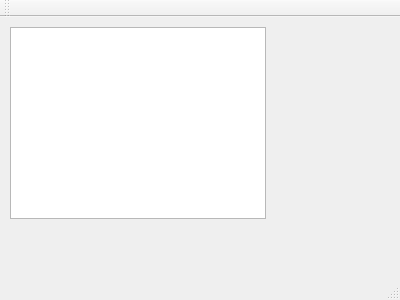
<?xml version="1.0" encoding="UTF-8"?>
<ui version="4.0">
 <class>MainWindow</class>
 <widget class="QMainWindow" name="MainWindow">
  <property name="geometry">
   <rect>
    <x>0</x>
    <y>0</y>
    <width>400</width>
    <height>300</height>
   </rect>
  </property>
  <property name="windowTitle">
   <string>MainWindow</string>
  </property>
  <widget class="QWidget" name="centralWidget">
   <widget class="QGraphicsView" name="graphicsView">
    <property name="geometry">
     <rect>
      <x>10</x>
      <y>10</y>
      <width>256</width>
      <height>192</height>
     </rect>
    </property>
   </widget>
  </widget>
  <widget class="QMenuBar" name="menuBar">
   <property name="geometry">
    <rect>
     <x>0</x>
     <y>0</y>
     <width>400</width>
     <height>21</height>
    </rect>
   </property>
  </widget>
  <widget class="QToolBar" name="mainToolBar">
   <attribute name="toolBarArea">
    <enum>TopToolBarArea</enum>
   </attribute>
   <attribute name="toolBarBreak">
    <bool>false</bool>
   </attribute>
  </widget>
  <widget class="QStatusBar" name="statusBar"/>
 </widget>
 <layoutdefault spacing="6" margin="11"/>
 <resources/>
 <connections/>
</ui>
